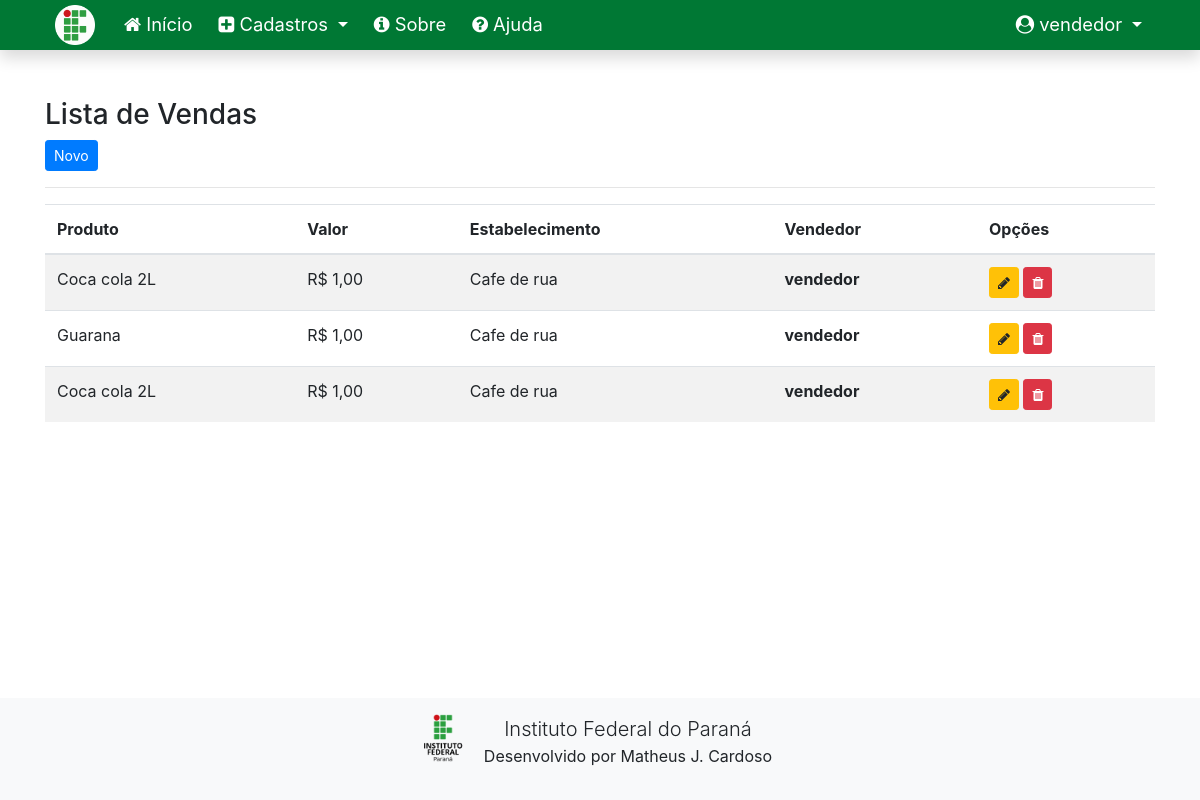
Screenshot of /listar/venda (signed in) with the database file from the repository.
### cadastros/models.py (models this page shows, shortened)
class Venda(models.Model):
    valor_total = models.DecimalField(decimal_places=2, max_digits=5)
    valor_final = models.DecimalField(decimal_places=2, max_digits=5)
    desconto = models.DecimalField(decimal_places=2, max_digits=5)
    produto = models.ForeignKey(Produto, on_delete=models.PROTECT)
    estabelecimento = models.ForeignKey(Estabelecimento, on_delete=models.PROTECT)
    usuario = models.ForeignKey(User, on_delete=models.PROTECT)

class Produto(models.Model):
    nome = models.CharField(max_length=150)
    preco = models.DecimalField(decimal_places=2, max_digits=5)
    categoria = models.ForeignKey(Categoria, on_delete=models.PROTECT)

class Estabelecimento(models.Model):
    nome = models.CharField(max_length=200)
    logradouro = models.CharField(max_length=200)
    numero = models.CharField(max_length=10)
    bairro = models.CharField(max_length=200)
    cnpj = models.CharField(max_length=14)
    cpf = models.CharField(max_length=11)
    cep = models.CharField(max_length=10, null=True)
    cidade = models.ForeignKey(Cidade, on_delete=models.PROTECT)

### cadastros/views.py (the view)
# urls.py: path('listar/venda', VendaList.as_view(), name='listar-venda')
class VendaList(LoginRequiredMixin, ListView):
    login_url = reverse_lazy('login')
    model = Venda
    template_name = 'cadastros/listas/venda.html'
    def get_queryset(self):
        self.object_list = Venda.objects.filter(usuario=self.request.user)
        return self.object_list

### cadastros/templates/cadastros/listas/venda.html (shortened to what this page needs)
{% extends 'paginas/modelo.html' %}
{% load static %}
{% block conteudo %}
<h3>Lista de Vendas</h3>
<a href="{% url 'cadastros-venda' %}" class="btn btn-primary btn-sm">Novo</a>
<hr>
<div class="table-responsive">
    <table class="table table-striped" id="tabela-listar">
        <thead>
            <tr>
                <th>Produto</th>
                <th>Valor</th>
                <th>Estabelecimento</th>
                <th>Vendedor</th>
                <th>Opções</th>
            </tr>
        </thead>
        <tbody>
            {% for venda in object_list %}
            <tr>
                <td>{{ venda.produto.nome }}</td>
                <td>R$ {{ venda.valor_final }}</td>
                <td>{{ venda.estabelecimento.nome }}</td>
                <th>{{ venda.usuario}}</th>
                <td>
                    <a href="{% url 'editar-venda' venda.pk %}" class="btn btn-warning btn-sm">
                        <i class="fa fa-pencil" aria-hidden="true"></i>
                    </a>
                    <a href="{% url 'excluir-venda' venda.pk %}" class="btn btn-danger btn-sm">
                        <i class="fa fa-trash" aria-hidden="true"></i>
                    </a>
                </td>
            </tr>
            {% empty %}
            <tr>
                <td colspan="3">Nenhum produto cadastrado.</td>
            </tr>
            {% endfor %}
        </tbody>
    </table>
</div>
{% endblock %}

### paginas/templates/paginas/modelo.html (shortened to what this page needs)
{% load static %}
<!doctype html>
<html lang="pt-br" class="h-100">
<head>
    <link href="{% static 'css/bootstrap.min.css' %}" rel="stylesheet">
    <link href="{% static 'css/font-awesome.min.css' %}" rel="stylesheet">
    <link href="{% static 'css/ifpr.css' %}" rel="stylesheet">
    <link rel="stylesheet" type="text/css" href="https://cdn.datatables.net/v/bs4/dt-1.10.22/datatables.min.css" />
</head>
<body class="d-flex flex-column h-100">
    <main role="main" class="flex-shrink-0">
        {% block menu %}
        <nav class="navbar navbar-expand-lg navbar-dark bg-ifpr font-115 shadow">
            <div class="container">
                <a class="navbar-brand" href="#">
                    <img src="{% static 'img/ifpr-circle.png' %}" height="40" alt="">
                </a>
                <div class="collapse navbar-collapse" id="navbarNavDropdown">
                    <ul class="navbar-nav mr-auto">
                        <li class="nav-item">
                            <a class="nav-link" href="{% url 'index' %}">
                                <i class="fa fa-home" aria-hidden="true"></i>
                                Início
                            </a>
                        </li>
                        {% if request.user.is_authenticated %}
                        <li class="nav-item dropdown">
                            <a class="nav-link dropdown-toggle text-white" href="#" id="navbarDropdownMenuLink"
                                role="button" data-toggle="dropdown" aria-haspopup="true" aria-expanded="false">
                                <i class="fa fa-plus-square" aria-hidden="true"></i>
                                Cadastros
                            </a>
                        </li>
                        {% endif %}
                        <li class="nav-item ">
                            <a class="nav-link" href="{% url 'sobre' %}">
                                <i class="fa fa-info-circle" aria-hidden="true"></i>
                                Sobre
                            </a>
                        </li>
                        <li class="nav-item ">
                            <a class="nav-link" href="#">
                                <i class="fa fa-question-circle" aria-hidden="true"></i>
                                Ajuda
                            </a>
                        </li>
                    </ul>
                    <ul class="navbar-nav">
                        {% if request.user.is_authenticated %}
                        <li class="nav-item dropdown">
                            <a class="nav-link dropdown-toggle text-white" href="#" id="navbarDropdownMenuLink"
                                role="button" data-toggle="dropdown" aria-haspopup="true" aria-expanded="false">
                                <i class="fa fa-user-circle" aria-hidden="true"></i>
                                <span id="username">{{ request.user }}</span>
                            </a>
                        </li>
                        {% endif %}
                    </ul>
                </div>
            </div>
        </nav>
        {% endblock %}
        <div class="container py-5">
            {% block conteudo %}{% endblock %}
        </div>
    </main>
    <footer class="mt-auto">
        {% block rodape %}
        <div class="container-fluid bg-light text-center p-3">
            <div class="row">
                <div class="col-md-4 mx-auto text-center">
                    <img src="{% static 'img/ifpr.png' %}" height="48" class="float-left" alt="">
                    <p>
                        <span class="lead">Instituto Federal do Paraná</span><br>
                        <span>Desenvolvido por Matheus J. Cardoso</span>
                    </p>
                </div>
            </div>
            {% endblock %}
    </footer>
</body>
</html>

### static/css/ifpr.css (style rules this page uses)
.bg-ifpr { background-color: #007834; }
.font-115 { font-size: 115%; }
.navbar { padding: 0 !important; }
.navbar .navbar-brand { padding-left: 10px; }
.navbar a.nav-link { color: white !important; }
.navbar .nav-item { padding: 3px 5px; }
table td { max-width: 500px; }

### rows the page displays
Venda: produto.nome "Coca cola 2L", valor_final "1,00", estabelecimento.nome "Cafe de rua", usuario "vendedor"
Venda: produto.nome "Guarana", valor_final "1,00", estabelecimento.nome "Cafe de rua", usuario "vendedor"
Venda: produto.nome "Coca cola 2L", valor_final "1,00", estabelecimento.nome "Cafe de rua", usuario "vendedor"

### other values shown
{{ request.user }} "vendedor"
